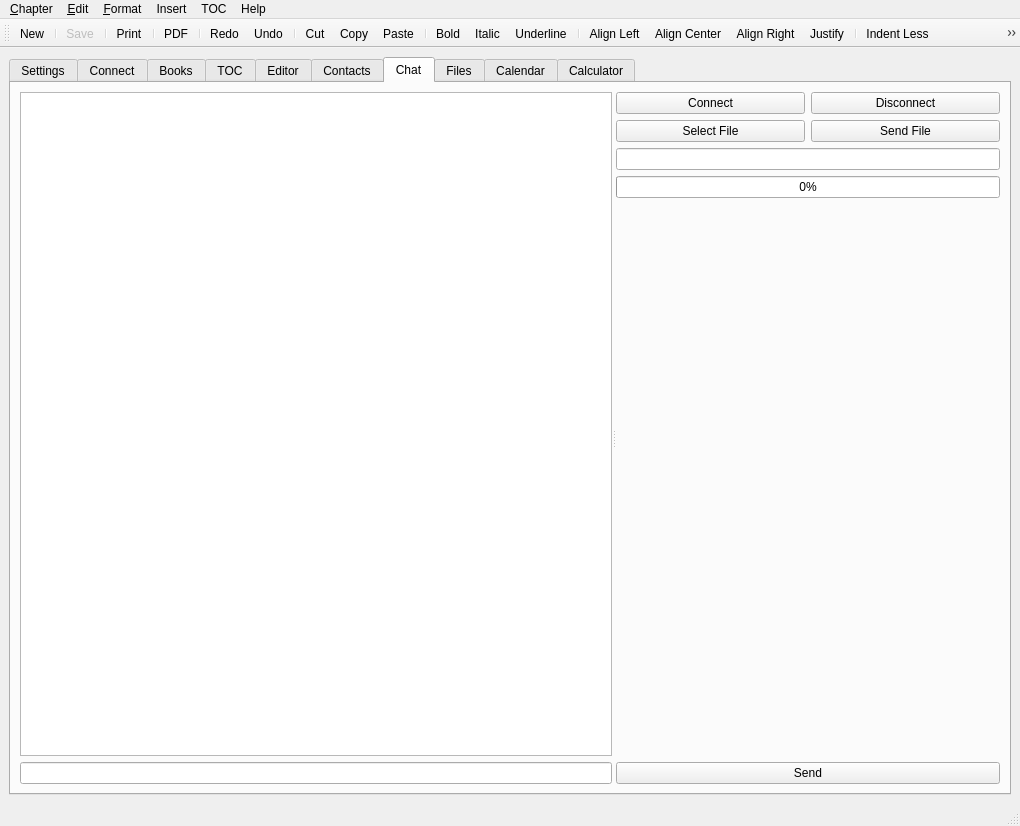
<?xml version="1.0" encoding="UTF-8"?>
<ui version="4.0">
 <class>MainWindow</class>
 <widget class="QMainWindow" name="MainWindow">
  <property name="geometry">
   <rect>
    <x>0</x>
    <y>0</y>
    <width>1020</width>
    <height>826</height>
   </rect>
  </property>
  <property name="windowTitle">
   <string>MainWindow</string>
  </property>
  <widget class="QWidget" name="centralwidget">
   <layout class="QVBoxLayout" name="verticalLayout">
    <item>
     <widget class="QTabWidget" name="widgetTab">
      <property name="currentIndex">
       <number>6</number>
      </property>
      <widget class="QWidget" name="tabSettings">
       <attribute name="title">
        <string>Settings</string>
       </attribute>
       <layout class="QVBoxLayout" name="verticalLayout_3">
        <item>
         <widget class="QGroupBox" name="groupBoxSettingsGlobals">
          <property name="enabled">
           <bool>true</bool>
          </property>
          <property name="title">
           <string>Globals</string>
          </property>
          <layout class="QVBoxLayout" name="verticalLayout_4">
           <item>
            <layout class="QFormLayout" name="formLayoutSg">
             <property name="sizeConstraint">
              <enum>QLayout::SetNoConstraint</enum>
             </property>
             <item row="0" column="0">
              <widget class="QLabel" name="labelSettingsIniFileName">
               <property name="text">
                <string>Ini File Name</string>
               </property>
              </widget>
             </item>
             <item row="0" column="1">
              <widget class="QLineEdit" name="editSettingsIniFileName"/>
             </item>
             <item row="1" column="0">
              <widget class="QLabel" name="labelSettingsApplicationName">
               <property name="text">
                <string>Application Name</string>
               </property>
              </widget>
             </item>
             <item row="1" column="1">
              <widget class="QLineEdit" name="editSettingsApplicationName"/>
             </item>
             <item row="2" column="0">
              <widget class="QLabel" name="labelSettingsOrgName">
               <property name="text">
                <string>Organization Name</string>
               </property>
              </widget>
             </item>
             <item row="2" column="1">
              <widget class="QLineEdit" name="editSettingsOrgName"/>
             </item>
             <item row="3" column="0">
              <widget class="QLabel" name="labelSettingsOrgDomain">
               <property name="text">
                <string>Oranization Domain</string>
               </property>
              </widget>
             </item>
             <item row="3" column="1">
              <widget class="QLineEdit" name="editSettingsOrgDomain"/>
             </item>
             <item row="4" column="0">
              <widget class="QLabel" name="labelSettingsTravisURL">
               <property name="text">
                <string>Travis URL</string>
               </property>
              </widget>
             </item>
             <item row="4" column="1">
              <widget class="QLineEdit" name="editSettingsTravisURL"/>
             </item>
             <item row="5" column="0">
              <widget class="QLabel" name="labelSettingsAppVeyorURL">
               <property name="text">
                <string>AppVeyor URL</string>
               </property>
              </widget>
             </item>
             <item row="5" column="1">
              <widget class="QLineEdit" name="editSettingsAppVeyorURL"/>
             </item>
            </layout>
           </item>
           <item>
            <widget class="QPushButton" name="pushButtonSgSave">
             <property name="text">
              <string>Save</string>
             </property>
            </widget>
           </item>
          </layout>
         </widget>
        </item>
       </layout>
      </widget>
      <widget class="QWidget" name="tabConnectionMan">
       <attribute name="title">
        <string>Connect</string>
       </attribute>
       <layout class="QVBoxLayout" name="verticalLayout_6">
        <item>
         <widget class="QGroupBox" name="groupBoxConnectionManLocal">
          <property name="title">
           <string>Local</string>
          </property>
          <layout class="QFormLayout" name="formLayout_2">
           <item row="0" column="0">
            <widget class="QPushButton" name="pushButtonConnectionManLocalPath">
             <property name="text">
              <string>Local Path...</string>
             </property>
            </widget>
           </item>
           <item row="0" column="1">
            <widget class="QLineEdit" name="editConnectionManLocalPath"/>
           </item>
          </layout>
         </widget>
        </item>
        <item>
         <widget class="QGroupBox" name="groupBoxConnectionManVPS">
          <property name="title">
           <string>VPS</string>
          </property>
          <layout class="QFormLayout" name="formLayout">
           <property name="horizontalSpacing">
            <number>6</number>
           </property>
           <property name="verticalSpacing">
            <number>6</number>
           </property>
           <property name="leftMargin">
            <number>8</number>
           </property>
           <property name="topMargin">
            <number>8</number>
           </property>
           <property name="rightMargin">
            <number>8</number>
           </property>
           <property name="bottomMargin">
            <number>8</number>
           </property>
           <item row="0" column="0">
            <widget class="QLabel" name="labelConnectionManVpsIP">
             <property name="text">
              <string>IP Address</string>
             </property>
            </widget>
           </item>
           <item row="0" column="1">
            <widget class="QLineEdit" name="editConnectionManVpsIP"/>
           </item>
           <item row="1" column="0">
            <widget class="QLabel" name="labelConnectionManVpsPort">
             <property name="text">
              <string>Port</string>
             </property>
            </widget>
           </item>
           <item row="1" column="1">
            <widget class="QSpinBox" name="spinBoxConnectionManVpsPort"/>
           </item>
           <item row="2" column="0">
            <widget class="QLabel" name="labelConnectionManVpsUsername">
             <property name="text">
              <string>&amp;Username:</string>
             </property>
             <property name="buddy">
              <cstring>editConnectionManVpsUsername</cstring>
             </property>
            </widget>
           </item>
           <item row="2" column="1">
            <widget class="QLineEdit" name="editConnectionManVpsUsername"/>
           </item>
           <item row="3" column="0">
            <widget class="QLabel" name="labelConnectionManVpsPassword">
             <property name="text">
              <string>&amp;Password:</string>
             </property>
             <property name="buddy">
              <cstring>editConnectionManVpsPassword</cstring>
             </property>
            </widget>
           </item>
           <item row="3" column="1">
            <widget class="QLineEdit" name="editConnectionManVpsPassword">
             <property name="echoMode">
              <enum>QLineEdit::Password</enum>
             </property>
            </widget>
           </item>
           <item row="4" column="0">
            <widget class="QLabel" name="labelConnectVpsPath">
             <property name="text">
              <string>Path:</string>
             </property>
            </widget>
           </item>
           <item row="4" column="1">
            <widget class="QLineEdit" name="editConnectVpsPath"/>
           </item>
           <item row="8" column="0">
            <widget class="QLabel" name="labelConnectionManVpsDomainNameList">
             <property name="text">
              <string>Domain Name List</string>
             </property>
             <property name="buddy">
              <cstring>editConnectionManVpsDomainNameList</cstring>
             </property>
            </widget>
           </item>
           <item row="8" column="1">
            <widget class="QLineEdit" name="editConnectionManVpsDomainNameList"/>
           </item>
           <item row="10" column="0">
            <widget class="QLabel" name="label">
             <property name="text">
              <string/>
             </property>
            </widget>
           </item>
           <item row="10" column="1">
            <widget class="QPushButton" name="pushButtonConnectVpsUpload">
             <property name="sizePolicy">
              <sizepolicy hsizetype="Expanding" vsizetype="Fixed">
               <horstretch>0</horstretch>
               <verstretch>0</verstretch>
              </sizepolicy>
             </property>
             <property name="minimumSize">
              <size>
               <width>0</width>
               <height>0</height>
              </size>
             </property>
             <property name="toolTip">
              <string>Upload</string>
             </property>
             <property name="statusTip">
              <string>Upload</string>
             </property>
             <property name="text">
              <string>Upload</string>
             </property>
             <property name="icon">
              <iconset resource="../WeBookClient.qrc">
               <normaloff>:/images/win/upload.png</normaloff>:/images/win/upload.png</iconset>
             </property>
            </widget>
           </item>
          </layout>
         </widget>
        </item>
        <item>
         <widget class="QGroupBox" name="groupBoxConnectionManDC">
          <property name="title">
           <string>Domain Controller (DC)</string>
          </property>
          <layout class="QFormLayout" name="formLayout_3">
           <item row="0" column="0">
            <widget class="QLabel" name="labelConnectionManDcIP">
             <property name="text">
              <string>IP Address</string>
             </property>
            </widget>
           </item>
           <item row="0" column="1">
            <widget class="QLineEdit" name="editConnectionManDcIP"/>
           </item>
           <item row="1" column="0">
            <widget class="QLabel" name="labelConnectionManDcPort">
             <property name="text">
              <string>Port</string>
             </property>
            </widget>
           </item>
           <item row="1" column="1">
            <widget class="QSpinBox" name="spinBoxConnectionManDcPort"/>
           </item>
           <item row="2" column="0">
            <widget class="QLabel" name="labelConnectionManDcUsername">
             <property name="text">
              <string>&amp;Username:</string>
             </property>
             <property name="buddy">
              <cstring>editConnectionManVpsUsername</cstring>
             </property>
            </widget>
           </item>
           <item row="2" column="1">
            <widget class="QLineEdit" name="editConnectionNameDcUsername"/>
           </item>
           <item row="3" column="0">
            <widget class="QLabel" name="labelConnectionManDcPassword">
             <property name="text">
              <string>&amp;Password:</string>
             </property>
             <property name="buddy">
              <cstring>editConnectionManVpsPassword</cstring>
             </property>
            </widget>
           </item>
           <item row="3" column="1">
            <widget class="QLineEdit" name="editConnectionManDcPassword">
             <property name="echoMode">
              <enum>QLineEdit::Password</enum>
             </property>
            </widget>
           </item>
           <item row="4" column="0">
            <widget class="QLabel" name="labelConnectionManDcDomainNameList">
             <property name="text">
              <string>Domain Name List</string>
             </property>
             <property name="buddy">
              <cstring>editConnectionManVpsDomainNameList</cstring>
             </property>
            </widget>
           </item>
           <item row="4" column="1">
            <widget class="QLineEdit" name="editConnectionManDcDomainNameList"/>
           </item>
          </layout>
         </widget>
        </item>
        <item>
         <widget class="QCheckBox" name="checkBoxConnectionManDC">
          <property name="text">
           <string>Domain Controller (DC)</string>
          </property>
         </widget>
        </item>
        <item>
         <widget class="QCheckBox" name="checkBoxConnectionManVPS">
          <property name="text">
           <string>VPS</string>
          </property>
         </widget>
        </item>
       </layout>
      </widget>
      <widget class="QWidget" name="tabWeBookMan">
       <attribute name="title">
        <string>Books</string>
       </attribute>
       <layout class="QGridLayout" name="gridLayout_8">
        <item row="0" column="0">
         <layout class="QGridLayout" name="gridLayoutWeBookMan">
          <property name="leftMargin">
           <number>9</number>
          </property>
          <property name="topMargin">
           <number>9</number>
          </property>
          <property name="rightMargin">
           <number>9</number>
          </property>
          <property name="bottomMargin">
           <number>9</number>
          </property>
          <item row="0" column="0">
           <widget class="QGroupBox" name="groupBoxWeBook">
            <property name="sizePolicy">
             <sizepolicy hsizetype="Expanding" vsizetype="Preferred">
              <horstretch>0</horstretch>
              <verstretch>0</verstretch>
             </sizepolicy>
            </property>
            <property name="title">
             <string>WeBook Manager</string>
            </property>
            <property name="alignment">
             <set>Qt::AlignLeading|Qt::AlignLeft|Qt::AlignVCenter</set>
            </property>
            <layout class="QVBoxLayout" name="groupBoxWeBookLayout">
             <property name="spacing">
              <number>6</number>
             </property>
             <property name="leftMargin">
              <number>9</number>
             </property>
             <property name="topMargin">
              <number>9</number>
             </property>
             <property name="rightMargin">
              <number>9</number>
             </property>
             <property name="bottomMargin">
              <number>9</number>
             </property>
             <item>
              <widget class="QListView" name="listViewWeBookMan"/>
             </item>
             <item>
              <widget class="QGroupBox" name="groupBoxWeDetails">
               <property name="title">
                <string>Details</string>
               </property>
               <layout class="QFormLayout" name="_6">
                <item row="0" column="0">
                 <widget class="QLabel" name="labelWeBookManTitle">
                  <property name="text">
                   <string>&lt;b&gt;Title:&lt;/b&gt;</string>
                  </property>
                 </widget>
                </item>
                <item row="0" column="1">
                 <widget class="QLineEdit" name="editWeBookManTitle">
                  <property name="enabled">
                   <bool>true</bool>
                  </property>
                 </widget>
                </item>
               </layout>
              </widget>
             </item>
             <item>
              <widget class="QGroupBox" name="groupBoxControls">
               <property name="title">
                <string>Controls</string>
               </property>
               <layout class="QHBoxLayout" name="horizontalLayout">
                <item>
                 <widget class="QPushButton" name="pushButtonWeBookManAdd">
                  <property name="text">
                   <string>Add</string>
                  </property>
                 </widget>
                </item>
                <item>
                 <widget class="QPushButton" name="pushButtonWeBookManDelete">
                  <property name="text">
                   <string>Delete</string>
                  </property>
                 </widget>
                </item>
               </layout>
              </widget>
             </item>
            </layout>
           </widget>
          </item>
         </layout>
        </item>
       </layout>
      </widget>
      <widget class="QWidget" name="tabTOC">
       <attribute name="title">
        <string>TOC</string>
       </attribute>
       <layout class="QGridLayout" name="gridLayout_9">
        <item row="0" column="0">
         <widget class="QTreeView" name="treeViewTocView">
          <property name="alternatingRowColors">
           <bool>true</bool>
          </property>
          <property name="selectionBehavior">
           <enum>QAbstractItemView::SelectItems</enum>
          </property>
          <property name="horizontalScrollMode">
           <enum>QAbstractItemView::ScrollPerPixel</enum>
          </property>
          <property name="animated">
           <bool>false</bool>
          </property>
          <property name="allColumnsShowFocus">
           <bool>true</bool>
          </property>
         </widget>
        </item>
       </layout>
      </widget>
      <widget class="QWidget" name="tabEditor">
       <attribute name="title">
        <string>Editor</string>
       </attribute>
       <layout class="QVBoxLayout" name="verticalLayout_2">
        <item>
         <widget class="QTextEdit" name="textEdit"/>
        </item>
       </layout>
      </widget>
      <widget class="QWidget" name="tabContacts">
       <attribute name="title">
        <string>Contacts</string>
       </attribute>
       <layout class="QVBoxLayout" name="verticalLayout_5"/>
      </widget>
      <widget class="QWidget" name="tabChat">
       <attribute name="title">
        <string>Chat</string>
       </attribute>
       <layout class="QVBoxLayout" name="verticalLayout_9">
        <item>
         <widget class="QSplitter" name="splitter">
          <property name="orientation">
           <enum>Qt::Horizontal</enum>
          </property>
          <widget class="QWidget" name="widgetRight" native="true">
           <layout class="QVBoxLayout" name="verticalLayout_8">
            <item>
             <layout class="QVBoxLayout" name="vlMainRight">
              <item>
               <widget class="QTextEdit" name="textEditMessages"/>
              </item>
              <item>
               <widget class="QLineEdit" name="lineEditChat"/>
              </item>
             </layout>
            </item>
           </layout>
          </widget>
          <widget class="QWidget" name="widgetLeft" native="true">
           <layout class="QVBoxLayout" name="verticalLayout_7">
            <item>
             <layout class="QVBoxLayout" name="vlMainLeft">
              <property name="sizeConstraint">
               <enum>QLayout::SetDefaultConstraint</enum>
              </property>
              <item>
               <layout class="QGridLayout" name="gridLayoutMainButtons">
                <item row="0" column="0">
                 <widget class="QPushButton" name="pushButtonConnect">
                  <property name="text">
                   <string>Connect</string>
                  </property>
                 </widget>
                </item>
                <item row="0" column="1">
                 <widget class="QPushButton" name="pushButtonDisconnect">
                  <property name="text">
                   <string>Disconnect</string>
                  </property>
                 </widget>
                </item>
                <item row="1" column="0">
                 <widget class="QPushButton" name="pushButtonOpenFile">
                  <property name="text">
                   <string>Select File</string>
                  </property>
                 </widget>
                </item>
                <item row="1" column="1">
                 <widget class="QPushButton" name="pushButtonSendFile">
                  <property name="text">
                   <string>Send File</string>
                  </property>
                 </widget>
                </item>
               </layout>
              </item>
              <item>
               <widget class="QLineEdit" name="lineEditFileName"/>
              </item>
              <item>
               <widget class="QProgressBar" name="progressBar">
                <property name="value">
                 <number>0</number>
                </property>
               </widget>
              </item>
              <item>
               <spacer name="verticalSpacer">
                <property name="orientation">
                 <enum>Qt::Vertical</enum>
                </property>
                <property name="sizeHint" stdset="0">
                 <size>
                  <width>20</width>
                  <height>40</height>
                 </size>
                </property>
               </spacer>
              </item>
              <item>
               <widget class="QPushButton" name="pushButtonSend">
                <property name="text">
                 <string>Send</string>
                </property>
               </widget>
              </item>
             </layout>
            </item>
           </layout>
          </widget>
         </widget>
        </item>
       </layout>
      </widget>
      <widget class="QWidget" name="tabFileMan">
       <attribute name="title">
        <string>Files</string>
       </attribute>
       <layout class="QGridLayout" name="gridLayout_2"/>
      </widget>
      <widget class="QWidget" name="tabCalendarMan">
       <attribute name="title">
        <string>Calendar</string>
       </attribute>
       <layout class="QGridLayout" name="gridLayout_7">
        <item row="0" column="0">
         <widget class="QCalendarWidget" name="calendarWidget"/>
        </item>
       </layout>
      </widget>
      <widget class="QWidget" name="tabCalculator">
       <attribute name="title">
        <string>Calculator</string>
       </attribute>
      </widget>
     </widget>
    </item>
   </layout>
  </widget>
  <widget class="QMenuBar" name="menubar">
   <property name="geometry">
    <rect>
     <x>0</x>
     <y>0</y>
     <width>1020</width>
     <height>25</height>
    </rect>
   </property>
   <widget class="QMenu" name="menuChapter">
    <property name="toolTip">
     <string>Chapter</string>
    </property>
    <property name="title">
     <string>&amp;Chapter</string>
    </property>
    <addaction name="actionNew"/>
    <addaction name="separator"/>
    <addaction name="actionConnectUpload"/>
    <addaction name="actionSave"/>
    <addaction name="separator"/>
    <addaction name="actionPrint"/>
    <addaction name="separator"/>
    <addaction name="actionPDF"/>
    <addaction name="separator"/>
    <addaction name="actionQuit"/>
   </widget>
   <widget class="QMenu" name="menuEdit">
    <property name="title">
     <string>&amp;Edit</string>
    </property>
    <addaction name="actionRedo"/>
    <addaction name="actionUndo"/>
    <addaction name="separator"/>
    <addaction name="actionCut"/>
    <addaction name="actionCopy"/>
    <addaction name="actionPaste"/>
   </widget>
   <widget class="QMenu" name="menuFormat">
    <property name="title">
     <string>&amp;Format</string>
    </property>
    <addaction name="actionTextBold"/>
    <addaction name="actionTextItalic"/>
    <addaction name="actionTextUnderline"/>
    <addaction name="separator"/>
    <addaction name="actionAlignLeft"/>
    <addaction name="actionAlignCenter"/>
    <addaction name="actionAlignRight"/>
    <addaction name="actionAlignJustify"/>
    <addaction name="separator"/>
    <addaction name="actionIndentMore"/>
    <addaction name="actionIndentLess"/>
    <addaction name="separator"/>
    <addaction name="actionTextColor"/>
   </widget>
   <widget class="QMenu" name="menuHelp">
    <property name="title">
     <string>Help</string>
    </property>
    <addaction name="actionAbout"/>
    <addaction name="actionQt"/>
   </widget>
   <widget class="QMenu" name="menuInsert">
    <property name="title">
     <string>Insert</string>
    </property>
    <addaction name="actionToggleCheckState"/>
   </widget>
   <widget class="QMenu" name="menuTOC">
    <property name="title">
     <string>TOC</string>
    </property>
    <addaction name="actionTocInsertRowAction"/>
    <addaction name="actionTocRemoveRowAction"/>
    <addaction name="actionTocInsertColumnAction"/>
    <addaction name="actionTocRemoveColumnAction"/>
    <addaction name="actionTocInsertChildAction"/>
   </widget>
   <addaction name="menuChapter"/>
   <addaction name="menuEdit"/>
   <addaction name="menuFormat"/>
   <addaction name="menuInsert"/>
   <addaction name="menuTOC"/>
   <addaction name="menuHelp"/>
  </widget>
  <widget class="QStatusBar" name="statusbar"/>
  <widget class="QToolBar" name="toolBar">
   <property name="windowTitle">
    <string>WeBook Tabs</string>
   </property>
   <attribute name="toolBarArea">
    <enum>TopToolBarArea</enum>
   </attribute>
   <attribute name="toolBarBreak">
    <bool>false</bool>
   </attribute>
   <addaction name="actionNew"/>
   <addaction name="separator"/>
   <addaction name="actionSave"/>
   <addaction name="separator"/>
   <addaction name="actionPrint"/>
   <addaction name="separator"/>
   <addaction name="actionPDF"/>
   <addaction name="separator"/>
   <addaction name="actionRedo"/>
   <addaction name="actionUndo"/>
   <addaction name="separator"/>
   <addaction name="actionCut"/>
   <addaction name="actionCopy"/>
   <addaction name="actionPaste"/>
   <addaction name="separator"/>
   <addaction name="actionTextBold"/>
   <addaction name="actionTextItalic"/>
   <addaction name="actionTextUnderline"/>
   <addaction name="separator"/>
   <addaction name="actionAlignLeft"/>
   <addaction name="actionAlignCenter"/>
   <addaction name="actionAlignRight"/>
   <addaction name="actionAlignJustify"/>
   <addaction name="separator"/>
   <addaction name="actionIndentLess"/>
   <addaction name="actionIndentMore"/>
   <addaction name="separator"/>
   <addaction name="actionToggleCheckState"/>
   <addaction name="separator"/>
   <addaction name="actionTextColor"/>
   <addaction name="separator"/>
   <addaction name="actionQuit"/>
  </widget>
  <action name="actionNew">
   <property name="icon">
    <iconset theme="document-new">
     <normalon>:/images/win/filenew.png</normalon>
    </iconset>
   </property>
   <property name="text">
    <string>&amp;New</string>
   </property>
   <property name="toolTip">
    <string>New Chapter</string>
   </property>
   <property name="shortcut">
    <string>Ctrl+N</string>
   </property>
  </action>
  <action name="actionSave">
   <property name="enabled">
    <bool>false</bool>
   </property>
   <property name="icon">
    <iconset theme="document-save">
     <normalon>:/images/win/filesave.png</normalon>
    </iconset>
   </property>
   <property name="text">
    <string>&amp;Save</string>
   </property>
   <property name="shortcut">
    <string>Ctrl+S</string>
   </property>
  </action>
  <action name="actionPrint">
   <property name="icon">
    <iconset theme="document-print">
     <normalon>:/images/win/fileprint.png</normalon>
    </iconset>
   </property>
   <property name="text">
    <string>&amp;Print</string>
   </property>
   <property name="toolTip">
    <string>Print</string>
   </property>
   <property name="shortcut">
    <string>Ctrl+P</string>
   </property>
  </action>
  <action name="actionPDF">
   <property name="icon">
    <iconset theme="exportpdf">
     <normalon>:/images/win/exportpdf.png</normalon>
    </iconset>
   </property>
   <property name="text">
    <string>PDF</string>
   </property>
   <property name="toolTip">
    <string>Create PDF</string>
   </property>
   <property name="shortcut">
    <string>Ctrl+Shift+P</string>
   </property>
  </action>
  <action name="actionQuit">
   <property name="icon">
    <iconset theme="application-exit">
     <normalon>:/images/win/exit.png</normalon>
    </iconset>
   </property>
   <property name="text">
    <string>&amp;Quit</string>
   </property>
   <property name="toolTip">
    <string>Quit</string>
   </property>
   <property name="shortcut">
    <string>Ctrl+Q</string>
   </property>
  </action>
  <action name="actionUndo">
   <property name="icon">
    <iconset theme="edit-undo">
     <normalon>:/images/win/editundo.png</normalon>
    </iconset>
   </property>
   <property name="text">
    <string>&amp;Undo</string>
   </property>
   <property name="toolTip">
    <string>Undo</string>
   </property>
   <property name="shortcut">
    <string>Ctrl+Z</string>
   </property>
  </action>
  <action name="actionRedo">
   <property name="icon">
    <iconset theme="edit-redo">
     <normalon>:/images/win/editredo.png</normalon>
    </iconset>
   </property>
   <property name="text">
    <string>&amp;Redo</string>
   </property>
   <property name="toolTip">
    <string>Redo</string>
   </property>
   <property name="shortcut">
    <string>Ctrl+Shift+Z</string>
   </property>
  </action>
  <action name="actionCut">
   <property name="icon">
    <iconset theme="edit-cut">
     <normalon>:/images/win/editcut.png</normalon>
    </iconset>
   </property>
   <property name="text">
    <string>Cut</string>
   </property>
   <property name="toolTip">
    <string>Cut</string>
   </property>
   <property name="shortcut">
    <string>Ctrl+X</string>
   </property>
  </action>
  <action name="actionCopy">
   <property name="icon">
    <iconset theme="edit-copy">
     <normalon>:/images/win/editcopy.png</normalon>
    </iconset>
   </property>
   <property name="text">
    <string>&amp;Copy</string>
   </property>
   <property name="toolTip">
    <string>Copy</string>
   </property>
   <property name="shortcut">
    <string>Ctrl+C</string>
   </property>
  </action>
  <action name="actionPaste">
   <property name="icon">
    <iconset theme="edit-paste">
     <normalon>:/images/win/editpaste.png</normalon>
    </iconset>
   </property>
   <property name="text">
    <string>Paste</string>
   </property>
   <property name="toolTip">
    <string>Paste</string>
   </property>
   <property name="shortcut">
    <string>Ctrl+V</string>
   </property>
  </action>
  <action name="actionTextBold">
   <property name="checkable">
    <bool>true</bool>
   </property>
   <property name="icon">
    <iconset theme="format-text-bold">
     <normalon>:/images/win/textbold.png</normalon>
    </iconset>
   </property>
   <property name="text">
    <string>&amp;Bold</string>
   </property>
   <property name="toolTip">
    <string>Bold</string>
   </property>
   <property name="shortcut">
    <string>Ctrl+B</string>
   </property>
  </action>
  <action name="actionTextItalic">
   <property name="checkable">
    <bool>true</bool>
   </property>
   <property name="icon">
    <iconset theme="format-text-italic">
     <normalon>:/images/win/textitalic.png</normalon>
    </iconset>
   </property>
   <property name="text">
    <string>&amp;Italic</string>
   </property>
   <property name="toolTip">
    <string>Italic</string>
   </property>
   <property name="shortcut">
    <string>Ctrl+I</string>
   </property>
  </action>
  <action name="actionTextUnderline">
   <property name="checkable">
    <bool>true</bool>
   </property>
   <property name="icon">
    <iconset theme="format-text-underline">
     <normalon>:/images/win/textunder.png</normalon>
    </iconset>
   </property>
   <property name="text">
    <string>&amp;Underline</string>
   </property>
   <property name="toolTip">
    <string>Underline</string>
   </property>
   <property name="shortcut">
    <string>Ctrl+U</string>
   </property>
  </action>
  <action name="actionAlignLeft">
   <property name="icon">
    <iconset theme="format-justify-left">
     <normalon>:/images/win/textleft.png</normalon>
    </iconset>
   </property>
   <property name="text">
    <string>Align &amp;Left</string>
   </property>
   <property name="toolTip">
    <string>Justify Left</string>
   </property>
   <property name="shortcut">
    <string>Ctrl+L</string>
   </property>
  </action>
  <action name="actionAlignCenter">
   <property name="icon">
    <iconset theme="format-justify-center">
     <normalon>:/images/win/textcenter.png</normalon>
    </iconset>
   </property>
   <property name="text">
    <string>Align C&amp;enter</string>
   </property>
   <property name="toolTip">
    <string>Justify Center</string>
   </property>
   <property name="shortcut">
    <string>Ctrl+E</string>
   </property>
  </action>
  <action name="actionAlignRight">
   <property name="icon">
    <iconset theme="format-justify-right">
     <normalon>:/images/win/textright.png</normalon>
    </iconset>
   </property>
   <property name="text">
    <string>Align &amp;Right</string>
   </property>
   <property name="toolTip">
    <string>Justify Right</string>
   </property>
   <property name="shortcut">
    <string>Ctrl+R</string>
   </property>
  </action>
  <action name="actionAlignJustify">
   <property name="icon">
    <iconset theme="format-justify-fill">
     <normalon>:/images/win/textjustify.png</normalon>
    </iconset>
   </property>
   <property name="text">
    <string>Justify</string>
   </property>
   <property name="toolTip">
    <string>Justify Fill</string>
   </property>
   <property name="shortcut">
    <string>Ctrl+J</string>
   </property>
  </action>
  <action name="actionIndentMore">
   <property name="icon">
    <iconset theme="format-indent-more">
     <normalon>:/images/win/format-indent-more.png</normalon>
    </iconset>
   </property>
   <property name="text">
    <string>Indent More</string>
   </property>
   <property name="toolTip">
    <string>Indent More</string>
   </property>
   <property name="shortcut">
    <string>Ctrl+]</string>
   </property>
  </action>
  <action name="actionIndentLess">
   <property name="icon">
    <iconset theme="format-indent-less">
     <normalon>:/images/win/format-indent-less.png</normalon>
    </iconset>
   </property>
   <property name="text">
    <string>Indent Less</string>
   </property>
   <property name="toolTip">
    <string>Indent Less</string>
   </property>
   <property name="shortcut">
    <string>Ctrl+[</string>
   </property>
  </action>
  <action name="actionAbout">
   <property name="icon">
    <iconset theme="help-about">
     <normaloff>.</normaloff>.</iconset>
   </property>
   <property name="text">
    <string>About</string>
   </property>
   <property name="toolTip">
    <string>About</string>
   </property>
  </action>
  <action name="actionQt">
   <property name="icon">
    <iconset theme="help-contents">
     <normaloff>.</normaloff>.</iconset>
   </property>
   <property name="text">
    <string>Qt</string>
   </property>
   <property name="toolTip">
    <string>About Qt</string>
   </property>
  </action>
  <action name="actionToggleCheckState">
   <property name="checkable">
    <bool>true</bool>
   </property>
   <property name="icon">
    <iconset theme="status-checkbox-checked">
     <normalon>:/images/win/checkbox-checked.png</normalon>
    </iconset>
   </property>
   <property name="text">
    <string>Chech Box Chec&amp;ked</string>
   </property>
   <property name="toolTip">
    <string>Chech Box Checked</string>
   </property>
   <property name="shortcut">
    <string>Ctrl+K</string>
   </property>
  </action>
  <action name="actionTextColor">
   <property name="icon">
    <iconset>
     <normalon>:/images/win/colorwheel.png</normalon>
    </iconset>
   </property>
   <property name="text">
    <string>Text Color</string>
   </property>
   <property name="toolTip">
    <string>Text Color</string>
   </property>
  </action>
  <action name="actionTocInsertRowAction">
   <property name="icon">
    <iconset>
     <normalon>:/images/win/filenew.png</normalon>
    </iconset>
   </property>
   <property name="text">
    <string>Insert Row</string>
   </property>
   <property name="shortcut">
    <string>Ctrl+I, R</string>
   </property>
  </action>
  <action name="actionTocRemoveRowAction">
   <property name="icon">
    <iconset>
     <normalon>:/images/win/remove_from_basket.png</normalon>
    </iconset>
   </property>
   <property name="text">
    <string>Remove Row</string>
   </property>
   <property name="shortcut">
    <string>Ctrl+R, R</string>
   </property>
  </action>
  <action name="actionTocInsertColumnAction">
   <property name="icon">
    <iconset>
     <normalon>:/images/win/lists.png</normalon>
    </iconset>
   </property>
   <property name="text">
    <string>Insert Column</string>
   </property>
   <property name="shortcut">
    <string>Ctrl+I, C</string>
   </property>
  </action>
  <action name="actionTocRemoveColumnAction">
   <property name="icon">
    <iconset>
     <normalon>:/images/win/disconnect.png</normalon>
    </iconset>
   </property>
   <property name="text">
    <string>Remove Column</string>
   </property>
   <property name="shortcut">
    <string>Ctrl+R, C</string>
   </property>
  </action>
  <action name="actionTocInsertChildAction">
   <property name="icon">
    <iconset>
     <normalon>:/images/win/hierarchy.png</normalon>
    </iconset>
   </property>
   <property name="text">
    <string>Insert Child</string>
   </property>
   <property name="shortcut">
    <string>Ctrl+N</string>
   </property>
  </action>
  <action name="actionConnectUpload">
   <property name="icon">
    <iconset>
     <normalon>:/images/win/upload.png</normalon>
    </iconset>
   </property>
   <property name="text">
    <string>Upload</string>
   </property>
   <property name="toolTip">
    <string>Upload</string>
   </property>
  </action>
 </widget>
 <resources>
  <include location="../WeBookClient.qrc"/>
 </resources>
 <connections/>
</ui>
